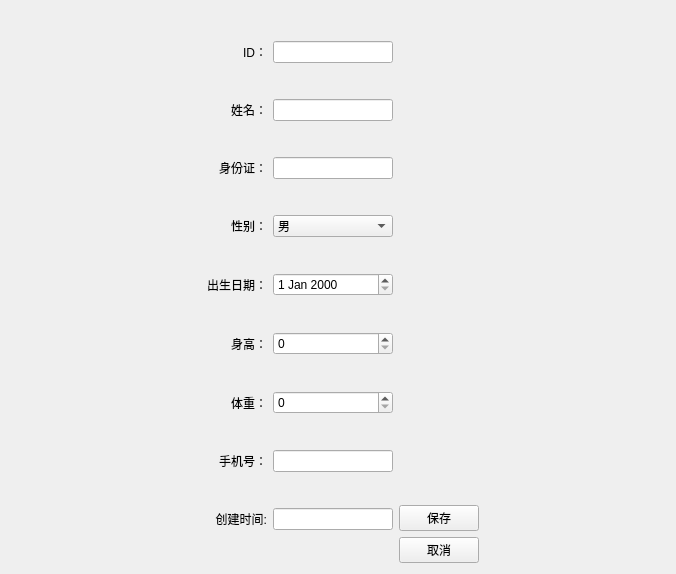
<?xml version="1.0" encoding="UTF-8"?>
<ui version="4.0">
 <class>PatientEditView</class>
 <widget class="QWidget" name="PatientEditView">
  <property name="geometry">
   <rect>
    <x>0</x>
    <y>0</y>
    <width>676</width>
    <height>574</height>
   </rect>
  </property>
  <property name="windowTitle">
   <string>编辑患者信息</string>
  </property>
  <layout class="QHBoxLayout" name="horizontalLayout">
   <item>
    <spacer name="horizontalSpacer">
     <property name="orientation">
      <enum>Qt::Orientation::Horizontal</enum>
     </property>
     <property name="sizeType">
      <enum>QSizePolicy::Policy::Fixed</enum>
     </property>
     <property name="sizeHint" stdset="0">
      <size>
       <width>196</width>
       <height>20</height>
      </size>
     </property>
    </spacer>
   </item>
   <item>
    <layout class="QGridLayout" name="gridLayout">
     <item row="6" column="1">
      <widget class="QSpinBox" name="dbSpinWeight"/>
     </item>
     <item row="3" column="0">
      <widget class="QLabel" name="label_4">
       <property name="text">
        <string>性别：</string>
       </property>
       <property name="alignment">
        <set>Qt::AlignmentFlag::AlignRight|Qt::AlignmentFlag::AlignTrailing|Qt::AlignmentFlag::AlignVCenter</set>
       </property>
      </widget>
     </item>
     <item row="5" column="1">
      <widget class="QSpinBox" name="dbSpinHeight"/>
     </item>
     <item row="5" column="0">
      <widget class="QLabel" name="label_5">
       <property name="text">
        <string>身高：</string>
       </property>
       <property name="alignment">
        <set>Qt::AlignmentFlag::AlignRight|Qt::AlignmentFlag::AlignTrailing|Qt::AlignmentFlag::AlignVCenter</set>
       </property>
      </widget>
     </item>
     <item row="2" column="1">
      <widget class="QLineEdit" name="dbEditIDCard"/>
     </item>
     <item row="2" column="0">
      <widget class="QLabel" name="label_3">
       <property name="text">
        <string>身份证：</string>
       </property>
       <property name="alignment">
        <set>Qt::AlignmentFlag::AlignRight|Qt::AlignmentFlag::AlignTrailing|Qt::AlignmentFlag::AlignVCenter</set>
       </property>
      </widget>
     </item>
     <item row="6" column="0">
      <widget class="QLabel" name="label_7">
       <property name="text">
        <string>体重：</string>
       </property>
       <property name="alignment">
        <set>Qt::AlignmentFlag::AlignRight|Qt::AlignmentFlag::AlignTrailing|Qt::AlignmentFlag::AlignVCenter</set>
       </property>
      </widget>
     </item>
     <item row="1" column="1">
      <widget class="QLineEdit" name="dbEditName"/>
     </item>
     <item row="3" column="1">
      <widget class="QComboBox" name="dbComboSex">
       <item>
        <property name="text">
         <string>男</string>
        </property>
       </item>
       <item>
        <property name="text">
         <string>女</string>
        </property>
       </item>
      </widget>
     </item>
     <item row="4" column="1">
      <widget class="QDateEdit" name="dbDateEditDOB"/>
     </item>
     <item row="4" column="0">
      <widget class="QLabel" name="label_6">
       <property name="text">
        <string>出生日期：</string>
       </property>
       <property name="alignment">
        <set>Qt::AlignmentFlag::AlignRight|Qt::AlignmentFlag::AlignTrailing|Qt::AlignmentFlag::AlignVCenter</set>
       </property>
      </widget>
     </item>
     <item row="1" column="0">
      <widget class="QLabel" name="label_2">
       <property name="text">
        <string>姓名：</string>
       </property>
       <property name="alignment">
        <set>Qt::AlignmentFlag::AlignRight|Qt::AlignmentFlag::AlignTrailing|Qt::AlignmentFlag::AlignVCenter</set>
       </property>
      </widget>
     </item>
     <item row="0" column="0">
      <widget class="QLabel" name="label">
       <property name="text">
        <string>ID：</string>
       </property>
       <property name="alignment">
        <set>Qt::AlignmentFlag::AlignRight|Qt::AlignmentFlag::AlignTrailing|Qt::AlignmentFlag::AlignVCenter</set>
       </property>
      </widget>
     </item>
     <item row="0" column="1">
      <widget class="QLineEdit" name="dbEditID"/>
     </item>
     <item row="7" column="0">
      <widget class="QLabel" name="label_8">
       <property name="text">
        <string>手机号：</string>
       </property>
       <property name="alignment">
        <set>Qt::AlignmentFlag::AlignRight|Qt::AlignmentFlag::AlignTrailing|Qt::AlignmentFlag::AlignVCenter</set>
       </property>
      </widget>
     </item>
     <item row="7" column="1">
      <widget class="QLineEdit" name="dbEditMobile"/>
     </item>
     <item row="8" column="0">
      <widget class="QLabel" name="label_9">
       <property name="text">
        <string>创建时间:</string>
       </property>
       <property name="alignment">
        <set>Qt::AlignmentFlag::AlignRight|Qt::AlignmentFlag::AlignTrailing|Qt::AlignmentFlag::AlignVCenter</set>
       </property>
      </widget>
     </item>
     <item row="8" column="1">
      <widget class="QLineEdit" name="dbCreatedTimeStamp"/>
     </item>
    </layout>
   </item>
   <item>
    <layout class="QVBoxLayout" name="verticalLayout">
     <item>
      <spacer name="verticalSpacer">
       <property name="orientation">
        <enum>Qt::Orientation::Vertical</enum>
       </property>
       <property name="sizeHint" stdset="0">
        <size>
         <width>20</width>
         <height>40</height>
        </size>
       </property>
      </spacer>
     </item>
     <item>
      <widget class="QPushButton" name="pushButton">
       <property name="text">
        <string>保存</string>
       </property>
      </widget>
     </item>
     <item>
      <widget class="QPushButton" name="pushButton_2">
       <property name="text">
        <string>取消</string>
       </property>
      </widget>
     </item>
    </layout>
   </item>
   <item>
    <spacer name="horizontalSpacer_2">
     <property name="orientation">
      <enum>Qt::Orientation::Horizontal</enum>
     </property>
     <property name="sizeHint" stdset="0">
      <size>
       <width>40</width>
       <height>20</height>
      </size>
     </property>
    </spacer>
   </item>
  </layout>
 </widget>
 <resources/>
 <connections/>
</ui>
